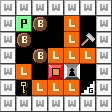

Tiled map render using the project's own tile images. Description and the whole map definition, tile-layer contents included, below:
An orthogonal 7x7 tile map with 16x16 px tiles, 1 tile layer (Tile layer 1).

<map version="1.0" tiledversion="1.1.5" orientation="orthogonal" renderorder="right-down" width="7" height="7" tilewidth="16" tileheight="16" infinite="0" nextobjectid="1">
 <properties>
  <property name="difficulty" value="4" />
  <property name="name" value="Hammer Time" />
  <property name="turns" value="28" />
 </properties>
 <tileset firstgid="1" source="../../../dev/editor_tileset.tsx" />
 <layer name="Tile layer 1" width="7" height="7">
  <data encoding="csv">
1,1,1,1,1,1,1,
1,17,2,0,3,0,1,
1,2,0,0,3,12,1,
1,0,2,3,3,3,1,
1,3,0,13,4,0,1,
1,5,3,3,3,18,1,
1,1,1,1,1,1,1
</data>
 </layer>
</map>
